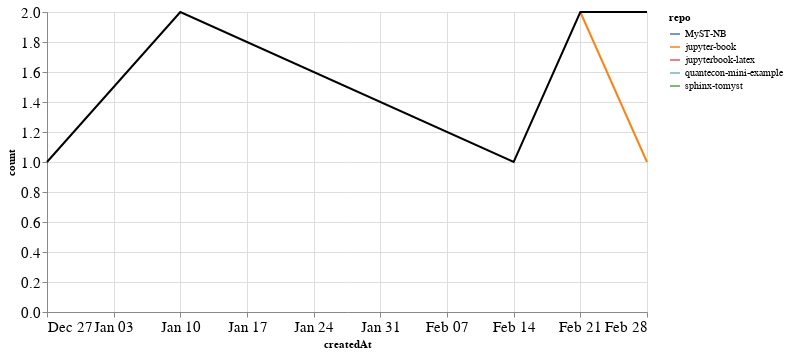

Notebook cell for this chart:
### Markdown cell above
### PRs

### Code cell
prs_time = prs.groupby('repo').resample('W', on='createdAt').count()['author'].reset_index()
prs_time = prs_time.rename(columns={'author': 'count'})
prs_time_total = prs_time.groupby('createdAt').agg({"count": "sum"}).reset_index()

ch1 = alt.Chart(prs_time, width=600).mark_line().encode(
    x='createdAt',
    y='count',
    color='repo',
    tooltip="repo"
)

ch2 = alt.Chart(prs_time_total, width=600).mark_line(color="black").encode(
    x='createdAt',
    y='count',
)

ch1 + ch2

### Figure 1 — Vega-Lite specification as saved in the notebook (floating-point values rounded to 4 significant figures)
{"config": {"axisLeft": {"labelFontSize": 15}, "axisBottom": {"labelFontSize": 15}}, "layer": [{"data": {"name": "data-fbaf68fc379febd2a1d9de1d5bc7ccfd"}, "mark": "line", "encoding": {"color": {"type": "nominal", "field": "repo"}, "tooltip": {"type": "nominal", "field": "repo"}, "x": {"type": "temporal", "field": "createdAt"}, "y": {"type": "quantitative", "field": "count"}}, "width": 600}, {"data": {"name": "data-588232ddf1ec1a4a495a74982f6c516e"}, "mark": {"type": "line", "color": "black"}, "encoding": {"x": {"type": "temporal", "field": "createdAt"}, "y": {"type": "quantitative", "field": "count"}}, "width": 600}], "$schema": "https://vega.github.io/schema/vega-lite/v4.8.1.json", "datasets": {"data-fbaf68fc379febd2a1d9de1d5bc7ccfd": [{"repo": "MyST-NB", "createdAt": "2021-02-28T00:00:00", "count": 1}, {"repo": "jupyter-book", "createdAt": "2021-02-21T00:00:00", "count": 2}, {"repo": "jupyter-book", "createdAt": "2021-02-28T00:00:00", "count": 1}, {"repo": "jupyterbook-latex", "createdAt": "2020-12-27T00:00:00", "count": 1}, {"repo": "quantecon-mini-example", "createdAt": "2021-02-14T00:00:00", "count": 1}, {"repo": "sphinx-tomyst", "createdAt": "2021-01-10T00:00:00", "count": 2}], "data-588232ddf1ec1a4a495a74982f6c516e": [{"createdAt": "2020-12-27T00:00:00", "count": 1}, {"createdAt": "2021-01-10T00:00:00", "count": 2}, {"createdAt": "2021-02-14T00:00:00", "count": 1}, {"createdAt": "2021-02-21T00:00:00", "count": 2}, {"createdAt": "2021-02-28T00:00:00", "count": 2}]}}
